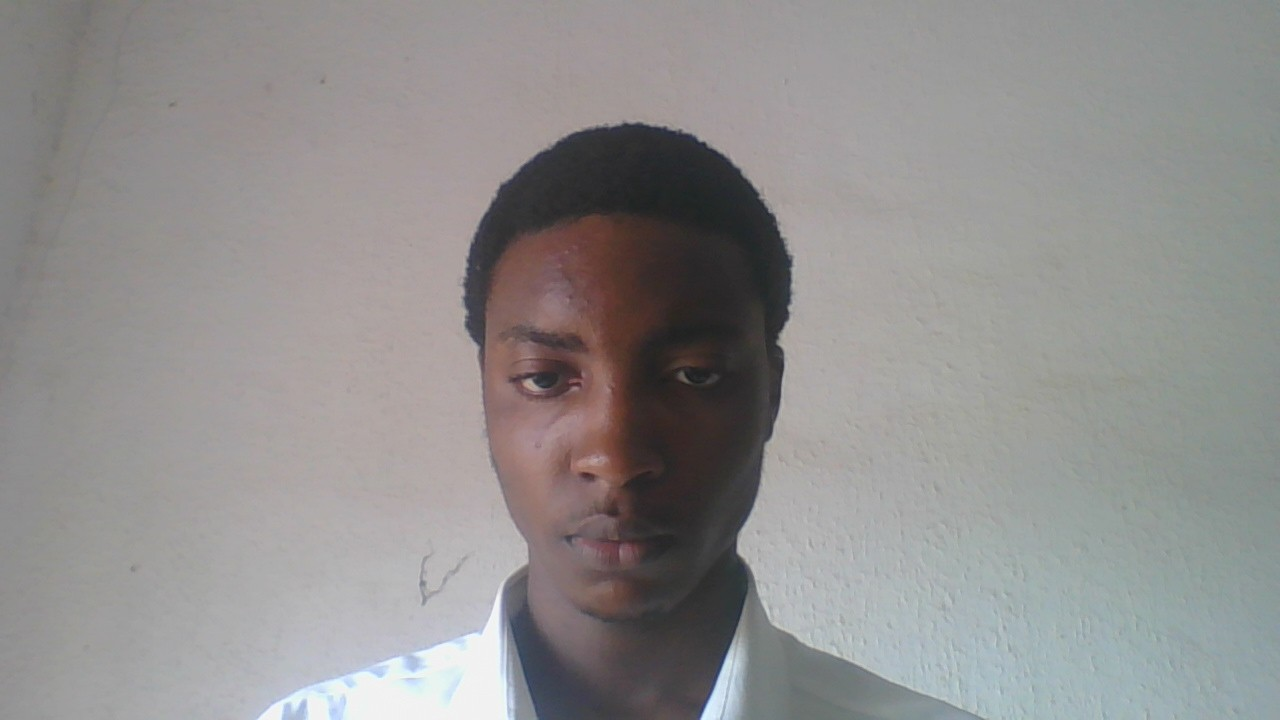
#> input picture Shanky.jpg, 1280 x 720 px, found by its file name
$ python picture.py
#> lines starting #> are read from the running program, lines starting #| are printed output that depends on the picture; after the words box and inside, x2 and y2 are one past the last pixel; in counts of white or black regions, pixels touching at a corner belong together
import cv2

face_haar_cascade = cv2.CascadeClassifier(cv2.data.haarcascades + 'haarcascade_frontalface_default.xml')

image = cv2.imread(r"C:\Users\Daniel Terwase Ajayi\PycharmProjects\pythonProject33\Shanky.jpg")
#> image is the input picture: shape (720, 1280, 3); mean B, G, R 142.3, 143.1, 145
image = cv2.resize(image, (600, 400))  # Resize for consistent detection
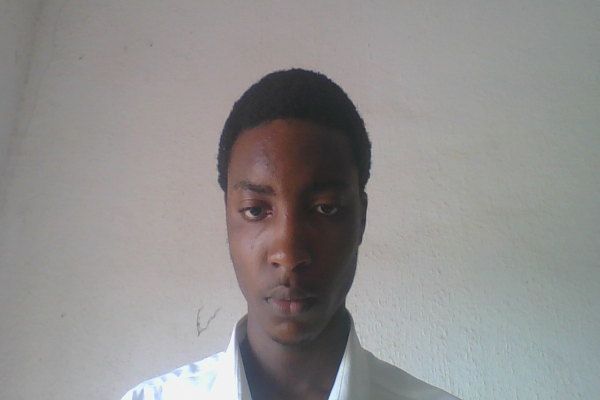
#> image: shape (400, 600, 3); mean B, G, R 142.3, 143, 144.9
grey = cv2.cvtColor(image, cv2.COLOR_BGR2GRAY)
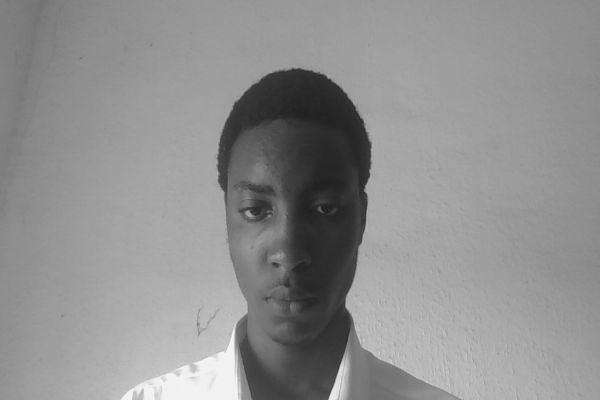
#> grey: shape (400, 600); min 29, max 246, mean 143.5

face = face_haar_cascade.detectMultiScale(grey, scaleFactor=1.05, minNeighbors=3)
#> face = [[205, 150, 165, 165]]

for (x, y, w, h) in face:
    cv2.rectangle(image, (x, y), (x + w, y + h), (0, 255, 0), 5)
#> this loop made 1 pass
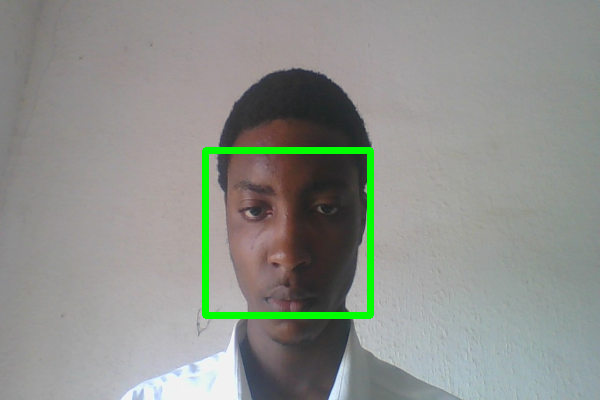
#> image: shape (400, 600, 3); 1.92% of pixels changed, all inside (x1, y1, x2, y2) = (202, 147, 374, 319)

cv2.imshow("Face", image)
cv2.waitKey(0)
cv2.destroyAllWindows()
